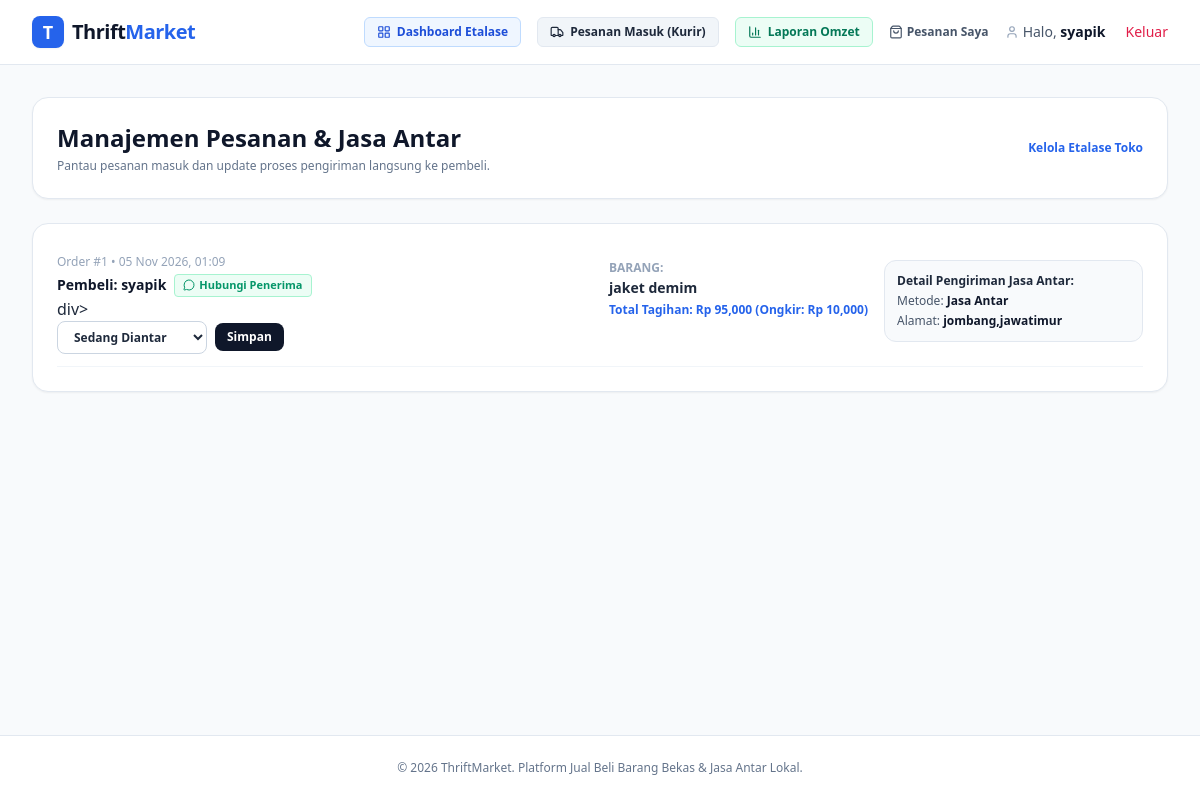
Screenshot of /order/seller-orders (signed in) with the database file from the repository.
### app/models/user.py (models this page shows, shortened)
class User(UserMixin, db.Model):
    __tablename__ = "users"
    id = db.Column(db.Integer, primary_key=True)
    name = db.Column(db.String(100), nullable=False)
    email = db.Column(db.String(120), unique=True, nullable=False, index=True)
    password_hash = db.Column(db.String(255), nullable=False)
    role = db.Column(db.String(20), default="buyer", nullable=False)  # 'buyer', 'seller', 'admin'
    phone = db.Column(db.String(20), nullable=True)
    address = db.Column(db.Text, nullable=True)
    created_at = db.Column(db.DateTime, default=datetime.utcnow)
    products = db.relationship("Product", backref="seller", lazy="dynamic", cascade="all, delete-orphan")
    orders_placed = db.relationship("Order", foreign_keys="Order.buyer_id", backref="buyer", lazy="dynamic")
    orders_received = db.relationship("Order", foreign_keys="Order.seller_id", backref="seller", lazy="dynamic")
    @property
    def is_seller(self):
        return self.role in ["seller", "admin"]

### app/models/order.py (models this page shows)
class Order(db.Model):
    __tablename__ = "orders"
    id = db.Column(db.Integer, primary_key=True)
    buyer_id = db.Column(db.Integer, db.ForeignKey("users.id"), nullable=False)
    seller_id = db.Column(db.Integer, db.ForeignKey("users.id"), nullable=False)
    product_id = db.Column(db.Integer, db.ForeignKey("products.id"), nullable=False)
    item_price = db.Column(db.Integer, nullable=False)
    delivery_fee = db.Column(db.Integer, default=0, nullable=False)
    total_price = db.Column(db.Integer, nullable=False)
    delivery_method = db.Column(db.String(50),
                                default="delivery")  # "pickup" (ambil sendiri) atau "seller_delivery" (jasa antar)
    shipping_address = db.Column(db.Text, nullable=False)
    notes = db.Column(db.Text, nullable=True)
    status = db.Column(db.String(30), default="pending", nullable=False)
    created_at = db.Column(db.DateTime, default=datetime.utcnow)
    product = db.relationship("Product", backref="order_entries")

### app/models/product.py (models this page shows)
class Product(db.Model):
    __tablename__ = "products"
    id = db.Column(db.Integer, primary_key=True)
    seller_id = db.Column(db.Integer, db.ForeignKey("users.id"), nullable=False)
    title = db.Column(db.String(150), nullable=False, index=True)
    description = db.Column(db.Text, nullable=False)
    price = db.Column(db.Integer, nullable=False)  # Disimpan dalam satuan Rupiah integer
    condition = db.Column(db.String(50), nullable=False)  # Contoh: "Seperti Baru (9.5/10)", "Bekas Normal (8/10)"
    category = db.Column(db.String(50), nullable=False, index=True)
    image_filename = db.Column(db.String(255), default="default_product.jpg")
    is_sold = db.Column(db.Boolean, default=False, nullable=False)
    offers_delivery = db.Column(db.Boolean, default=True, nullable=False)
    delivery_fee = db.Column(db.Integer, default=0, nullable=False)  # Ongkos kirim jika ditangani penjual
    created_at = db.Column(db.DateTime, default=datetime.utcnow)

### app/routes/order.py (the view)
@order_bp.route("/seller-orders")
@login_required
def seller_orders():
    if not current_user.is_seller:
        flash("Akses ditolak.", "danger")
        return redirect(url_for("marketplace.index"))
    orders = Order.query.filter_by(seller_id=current_user.id).order_by(Order.created_at.desc()).all()
    return render_template("order/seller_orders.html", orders=orders)

### app/templates/order/seller_orders.html (shortened to what this page needs)
{% extends 'base.html' %}
{% block content %}
<div class="space-y-6">
    <div class="flex justify-between items-center bg-white p-6 rounded-2xl border border-slate-200 shadow-sm">
        <div>
            <h1 class="text-2xl font-bold text-slate-900">Manajemen Pesanan & Jasa Antar</h1>
            <p class="text-xs text-slate-500 mt-1">Pantau pesanan masuk dan update proses pengiriman langsung ke pembeli.</p>
        </div>
        <a href="{{ url_for('seller.dashboard') }}" class="text-xs font-bold text-blue-600 hover:underline">
            Kelola Etalase Toko
        </a>
    </div>
    {% if orders %}
        <div class="space-y-4">
            {% for o in orders %}
            <div class="bg-white p-6 rounded-2xl border border-slate-200 shadow-sm space-y-4">
                <div class="flex flex-col sm:flex-row justify-between items-start sm:items-center pb-3 border-b border-slate-100 gap-2">
                    <div>
                        <span class="text-xs text-slate-400">Order #{{ o.id }} • {{ o.created_at.strftime('%d %b %Y, %H:%M') }}</span>
<div class="flex items-center gap-2 mt-0.5">
    <h3 class="text-sm font-bold text-slate-900">Pembeli: {{ o.buyer.name }}</h3>
    {% if o.buyer.phone %}
        <a href="{{ o.buyer.phone | wa_link('Halo ' ~ o.buyer.name ~ ', kurir jasa antar siap mengantar barang: ' ~ o.product.title) }}"
           target="_blank"
           class="inline-flex items-center gap-1 text-[11px] font-bold text-emerald-600 hover:text-emerald-700 bg-emerald-50 px-2 py-0.5 rounded border border-emerald-200">
            <i data-lucide="message-circle" class="w-3 h-3"></i> Hubungi Penerima
        </a>
    {% endif %}
</div>div>
                    <div class="flex items-center gap-2">
                        <form method="POST" action="{{ url_for('order.update_status', order_id=o.id) }}" class="flex items-center gap-2">
                            <select name="status" class="px-3 py-1.5 rounded-lg border border-slate-300 text-xs font-bold bg-white focus:ring-2 focus:ring-blue-600">
                                <option value="in_delivery" {% if o.status =='in_delivery' %}selected{% endif %}>Sedang Diantar</option>
                            </select>
                            <button type="submit" class="px-3 py-1.5 bg-slate-900 text-white rounded-lg text-xs font-bold hover:bg-slate-800 transition">
                                Simpan
                            </button>
                        </form>
                    </div>
                </div>
                <div class="grid grid-cols-1 md:grid-cols-2 gap-4 text-xs">
                    <div>
                        <span class="text-slate-400 font-semibold uppercase">Barang:</span>
                        <p class="font-bold text-slate-800 text-sm mt-0.5">{{ o.product.title }}</p>
                        <p class="text-blue-600 font-extrabold mt-1">Total Tagihan: Rp {{ "{:,}".format(o.total_price) }} (Ongkir: Rp {{ "{:,}".format(o.delivery_fee) }})</p>
                    </div>
                    <div class="p-3 bg-slate-50 border border-slate-200 rounded-xl space-y-1">
                        <span class="font-bold text-slate-800 block">Detail Pengiriman Jasa Antar:</span>
                        <p class="text-slate-600">Metode: <b class="text-slate-900">{{ 'Jasa Antar' if o.delivery_method == 'seller_delivery' else 'Ambil Sendiri' }}</b></p>
                        <p class="text-slate-600">Alamat: <b class="text-slate-900">{{ o.shipping_address }}</b></p>
                    </div>
                </div>
            </div>
            {% endfor %}
        </div>
    {% endif %}
</div>
</div>
{% endblock %}

### app/templates/base.html (shortened to what this page needs)
<!DOCTYPE html>
<html lang="id" class="h-full bg-slate-50">
<head>
    <script src="https://cdn.tailwindcss.com"></script>
</head>
<body class="flex flex-col min-h-full font-sans antialiased text-slate-800 bg-slate-50">
    <header class="sticky top-0 z-50 bg-white/90 backdrop-blur-md border-b border-slate-200">
        <div class="max-w-7xl mx-auto px-4 sm:px-6 lg:px-8 h-16 flex items-center justify-between gap-4">
            <a href="{{ url_for('marketplace.index') }}" class="flex items-center gap-2">
                <span class="w-8 h-8 rounded-lg bg-blue-600 text-white flex items-center justify-center font-bold text-lg shadow-sm">T</span>
                <span class="font-extrabold text-xl tracking-tight text-slate-900">Thrift<span class="text-blue-600">Market</span></span>
            </a>
            <nav class="flex items-center gap-3 sm:gap-4">
                {% if current_user.is_authenticated %}
                    {% if current_user.is_seller %}
                        <a href="{{ url_for('seller.dashboard') }}" class="inline-flex items-center gap-1.5 px-3 py-1.5 rounded-md text-xs font-semibold bg-blue-50 text-blue-700 border border-blue-200 hover:bg-blue-100 transition">
                            <i data-lucide="layout-grid" class="w-3.5 h-3.5"></i> Dashboard Etalase
                        </a>
                        <a href="{{ url_for('order.seller_orders') }}" class="inline-flex items-center gap-1.5 px-3 py-1.5 rounded-md text-xs font-semibold bg-slate-100 text-slate-800 border border-slate-200 hover:bg-slate-200 transition">
                            <i data-lucide="truck" class="w-3.5 h-3.5"></i> Pesanan Masuk (Kurir)
                        </a>
                        <a href="{{ url_for('seller.reports') }}" class="inline-flex items-center gap-1.5 px-3 py-1.5 rounded-md text-xs font-semibold bg-emerald-50 text-emerald-700 border border-emerald-200 hover:bg-emerald-100 transition">
                            <i data-lucide="bar-chart-3" class="w-3.5 h-3.5"></i> Laporan Omzet
                        </a>
                    {% endif %}
                    <a href="{{ url_for('order.my_orders') }}" class="text-xs font-semibold text-slate-600 hover:text-blue-600 transition flex items-center gap-1">
                        <i data-lucide="shopping-bag" class="w-3.5 h-3.5"></i> Pesanan Saya
                    </a>
                    <a href="{{ url_for('auth.profile') }}" class="text-xs sm:text-sm font-medium text-slate-600 hover:text-blue-600 transition flex items-center gap-1">
                        <i data-lucide="user" class="w-3.5 h-3.5 text-slate-400"></i>
                        <span>Halo, <b class="text-slate-900">{{ current_user.name }}</b></span>
                    </a>
                    <a href="{{ url_for('auth.logout') }}" class="text-xs sm:text-sm text-rose-600 hover:text-rose-700 font-medium ml-1">Keluar</a>
                {% else %}
                    <a href="{{ url_for('auth.login') }}" class="text-sm font-semibold text-slate-700 hover:text-blue-600 transition">Masuk</a>
                    <a href="{{ url_for('auth.register') }}" class="text-sm font-semibold bg-blue-600 text-white px-4 py-2 rounded-lg hover:bg-blue-700 shadow-sm transition">Daftar</a>
                {% endif %}
            </nav>
        </div>
    </header>
    <main class="flex-1 max-w-7xl w-full mx-auto px-4 sm:px-6 lg:px-8 py-8">
        {% block content %}{% endblock %}
    </main>
    <footer class="bg-white border-t border-slate-200 py-6 mt-auto">
        <div class="max-w-7xl mx-auto px-4 text-center text-xs text-slate-500">
            &copy; 2026 ThriftMarket. Platform Jual Beli Barang Bekas & Jasa Antar Lokal.
        </div>
    </footer>
</body>
</html>

### rows the page displays
User: name "syapik"
Order: id "1", created_at "05 Nov 2026, 01:09", buyer.name "syapik", status "Sedang Diantar", product "jaket demim", total_price "95,000", delivery_fee "10,000", delivery_method "Jasa Antar", shipping_address "jombang,jawatimur"
